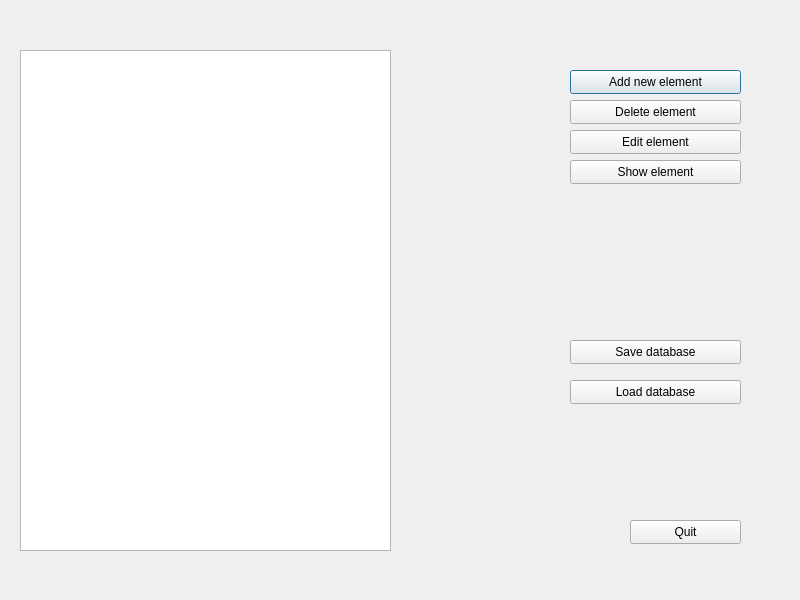
<?xml version="1.0" encoding="UTF-8"?>
<ui version="4.0">
 <class>Dialog</class>
 <widget class="QDialog" name="Dialog">
  <property name="geometry">
   <rect>
    <x>0</x>
    <y>0</y>
    <width>800</width>
    <height>600</height>
   </rect>
  </property>
  <property name="windowTitle">
   <string>Dialog</string>
  </property>
  <widget class="QTextBrowser" name="textBrowser">
   <property name="geometry">
    <rect>
     <x>20</x>
     <y>50</y>
     <width>371</width>
     <height>501</height>
    </rect>
   </property>
  </widget>
  <widget class="QPushButton" name="AddNewElement_Button">
   <property name="geometry">
    <rect>
     <x>570</x>
     <y>70</y>
     <width>171</width>
     <height>24</height>
    </rect>
   </property>
   <property name="text">
    <string>Add new element</string>
   </property>
  </widget>
  <widget class="QPushButton" name="DeleteElement_Button">
   <property name="geometry">
    <rect>
     <x>570</x>
     <y>100</y>
     <width>171</width>
     <height>24</height>
    </rect>
   </property>
   <property name="text">
    <string>Delete element</string>
   </property>
  </widget>
  <widget class="QPushButton" name="EditElement_Button">
   <property name="geometry">
    <rect>
     <x>570</x>
     <y>130</y>
     <width>171</width>
     <height>24</height>
    </rect>
   </property>
   <property name="text">
    <string>Edit element</string>
   </property>
  </widget>
  <widget class="QPushButton" name="ShowElement_Button">
   <property name="geometry">
    <rect>
     <x>570</x>
     <y>160</y>
     <width>171</width>
     <height>24</height>
    </rect>
   </property>
   <property name="text">
    <string>Show element</string>
   </property>
  </widget>
  <widget class="QPushButton" name="Save_Database">
   <property name="geometry">
    <rect>
     <x>570</x>
     <y>340</y>
     <width>171</width>
     <height>24</height>
    </rect>
   </property>
   <property name="text">
    <string>Save database</string>
   </property>
  </widget>
  <widget class="QPushButton" name="Load_Database">
   <property name="geometry">
    <rect>
     <x>570</x>
     <y>380</y>
     <width>171</width>
     <height>24</height>
    </rect>
   </property>
   <property name="text">
    <string>Load database</string>
   </property>
  </widget>
  <widget class="QPushButton" name="Quit">
   <property name="geometry">
    <rect>
     <x>630</x>
     <y>520</y>
     <width>111</width>
     <height>24</height>
    </rect>
   </property>
   <property name="text">
    <string>Quit</string>
   </property>
  </widget>
 </widget>
 <resources/>
 <connections/>
</ui>
